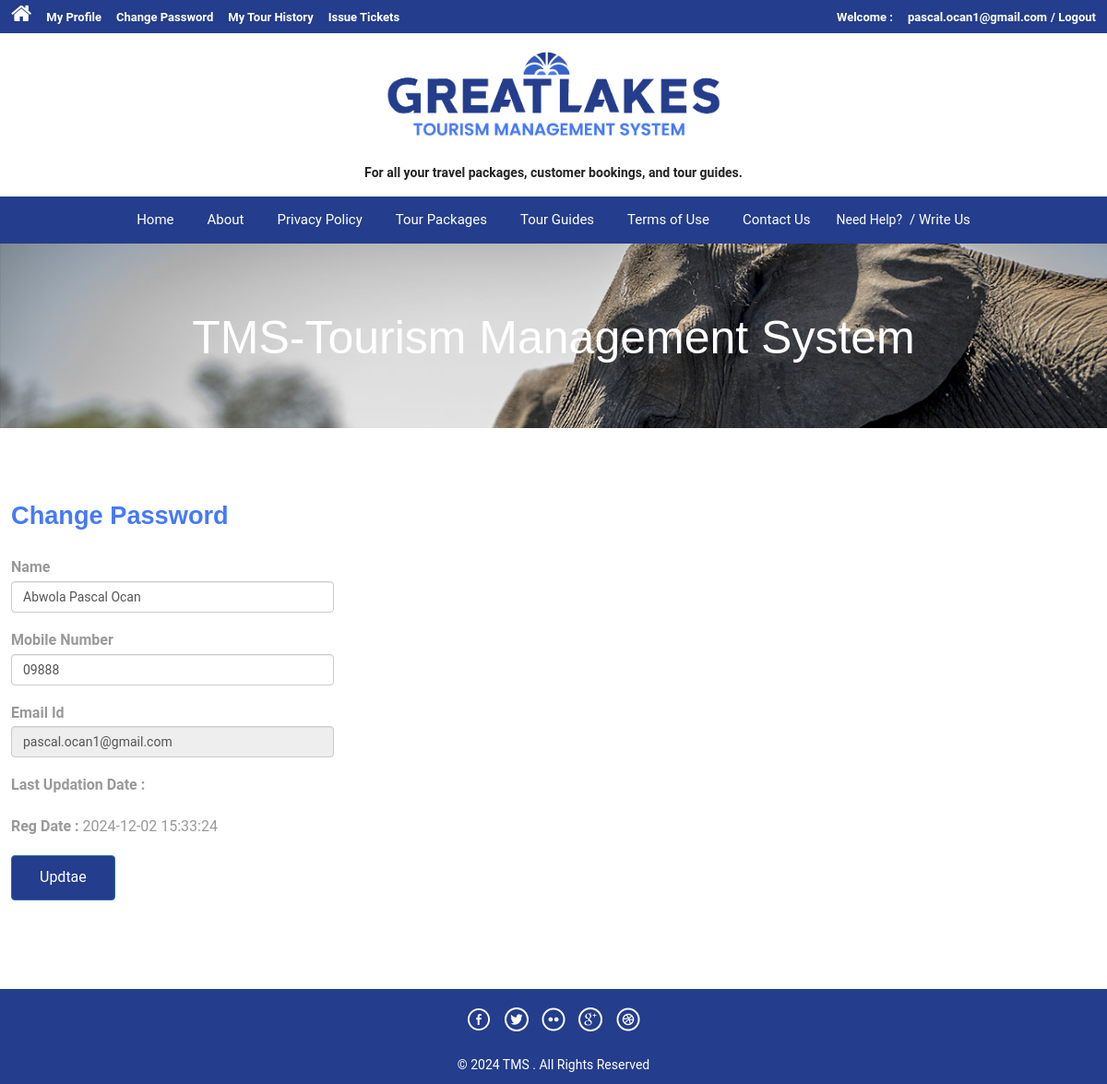
Page /profile.php (signed in) on the committed database.
### tables this page shows
CREATE TABLE IF NOT EXISTS `tblusers` (
  `id` int NOT NULL AUTO_INCREMENT,
  `FullName` varchar(200) DEFAULT NULL,
  `EmailId` varchar(100) DEFAULT NULL,
  `Password` varchar(255) DEFAULT NULL,
  `MobileNumber` varchar(20) DEFAULT NULL,
  `RegDate` timestamp NULL DEFAULT CURRENT_TIMESTAMP,
  `ProfileImage` varchar(200) DEFAULT NULL,
  `Address` text,
  `City` varchar(100) DEFAULT NULL,
  `Country` varchar(100) DEFAULT NULL,
  `PostalCode` varchar(20) DEFAULT NULL,
  `IsEmailVerified` tinyint(1) DEFAULT '0',
  `LastLoginDate` timestamp NULL DEFAULT NULL,
  `AccountStatus` enum('Active','Inactive','Suspended') DEFAULT 'Active',
  PRIMARY KEY (`id`),
  UNIQUE KEY `EmailId` (`EmailId`)
);

### profile.php (the view, shortened to what this page needs)
<?php
include('includes/config.php');
if(strlen($_SESSION['login'])==0)
	{
header('location:index.php');
}
else{
?>
<!DOCTYPE HTML>
<html>
<head>
<link href="css/bootstrap.css" rel='stylesheet' type='text/css' />
<link href="css/style.css" rel='stylesheet' type='text/css' />
<link href="css/font-awesome.css" rel="stylesheet">
<link href="css/animate.css" rel="stylesheet" type="text/css" media="all">
</head>
<body>
<div class="top-header">
<?php include('includes/header.php');?>
<div class="banner-1 ">
	<div class="container">
		<h1 class="wow zoomIn animated animated" data-wow-delay=".5s" style="visibility: visible; animation-delay: 0.5s; animation-name: zoomIn;">TMS-Tourism Management System</h1>
	</div>
</div>
<div class="privacy">
	<div class="container">
		<h3 class="wow fadeInDown animated animated" data-wow-delay=".5s" style="visibility: visible; animation-delay: 0.5s; animation-name: fadeInDown;">Change Password</h3>
		<form name="chngpwd" method="post">
<?php
$useremail=$_SESSION['login'];
$sql = "SELECT * from tblusers where EmailId=:useremail";
$query = $dbh -> prepare($sql);
$query -> bindParam(':useremail',$useremail, PDO::PARAM_STR);
$query->execute();
$results=$query->fetchAll(PDO::FETCH_OBJ);
if($query->rowCount() > 0)
{
foreach($results as $result)
{	?>
	<p style="width: 350px;">
			<b>Name</b>  <input type="text" name="name" value="<?php echo htmlentities($result->FullName);?>" class="form-control" id="name" required="">
	</p>
<p style="width: 350px;">
<b>Mobile Number</b>
<input type="text" class="form-control" name="mobileno" maxlength="10" value="<?php echo htmlentities($result->MobileNumber);?>" id="mobileno"  required="">
</p>
<p style="width: 350px;">
<b>Email Id</b>
	<input type="email" class="form-control" name="email" value="<?php echo htmlentities($result->EmailId);?>" id="email" readonly>
			</p>
<p style="width: 350px;">
<b>Last Updation Date : </b>
</p>
<p style="width: 350px;">
<b>Reg Date :</b>
<?php echo htmlentities($result->RegDate);?>
			</p>
<?php }} ?>
			<p style="width: 350px;">
<button type="submit" name="submit6" class="btn-primary btn">Updtae</button>
			</p>
			</form>
	</div>
</div>
<?php include('includes/footer.php');?>
</body>
</html>
<?php } ?>

### rows in the picture
tblusers: name "Abwola Pascal Ocan", mobileno "09888", email "pascal.ocan1@gmail.com", RegDate "2024-12-02 15:33:24"

### other values in the picture
$_SESSION['login'] "pascal.ocan1@gmail.com"
